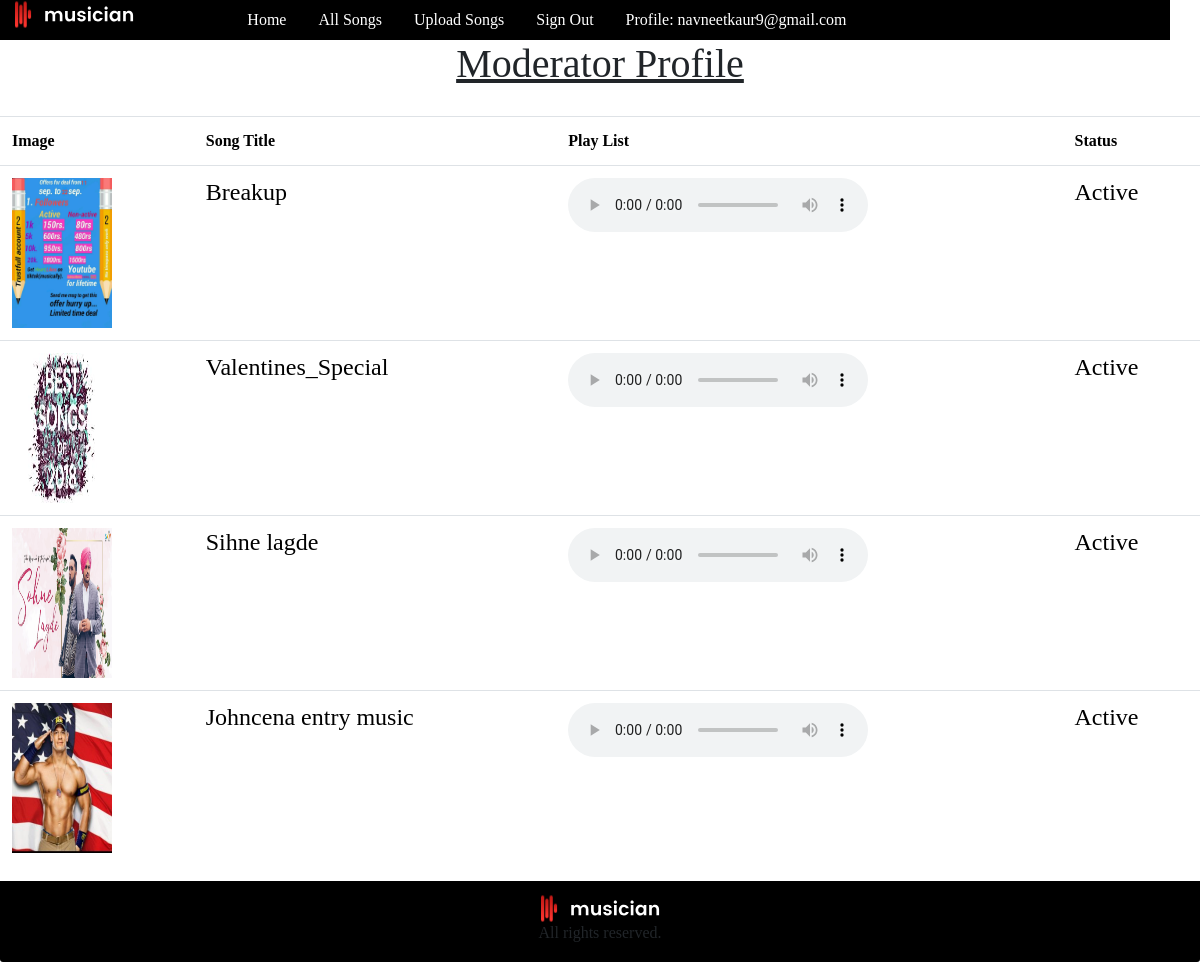
The app's page /music/moderator/display.php (signed in) with its own data.
### tables this page shows
CREATE TABLE `tbsongs` (
  `song_id` int(11) NOT NULL,
  `email` varchar(50) NOT NULL,
  `song_title` varchar(100) NOT NULL,
  `song_image` varchar(500) NOT NULL,
  `song` varchar(500) NOT NULL,
  `song_type` varchar(50) NOT NULL,
  `status` varchar(50) NOT NULL
);

### music/moderator/display.php (the view, shortened to what this page needs)
<!DOCTYPE html PUBLIC "-//W3C//DTD XHTML 1.0 Transitional//EN" "http://www.w3.org/TR/xhtml1/DTD/xhtml1-transitional.dtd">
<html xmlns="http://www.w3.org/1999/xhtml">
<head>
<link href="../css/bootstrap.min.css" rel="stylesheet" type="text/css" />
<link href="../css/bootstrap.css" rel="stylesheet" type="text/css" />
</head>
<body>
<div class="container-fluid">
<div class="row back">
<div class="col-lg-2 col-sm-2">
<img src="../image/logo.svg" /> <br />
</div>
<div class="col-lg-7 col-sm-7">
<nav class="nav nav-fill navbar-dark float-right">
  <a class="nav-link active" href="../index.php">Home</a>
  <a class="nav-link active" href="display.php">All Songs</a>
  <a class="nav-link active" href="songsupload.php">Upload Songs</a>
  <a class="nav-link" href="../logout.php">Sign Out</a>
  <a class="nav-link" href=''><?php session_start(); echo "Profile: ".$_SESSION['email'];?> </a>
</nav>
</div>
</div>
<div class="row clearfix">
<div class="col-12 clearfix">
<h1 class="text-center"><u> Moderator Profile</u></h1>
</div>
<?php
if(isset($_SESSION['email']))
{
$link = mysqli_connect("localhost", "root", "", "musicmania");
$sql ="select * from tbsongs";
	echo "<table class='table table-hover'>";
	echo "<th>Image</th><th>Song Title</th><th> Play List</th> <th>Status</t>";
if($result = mysqli_query($link,$sql))
{
while($row=mysqli_fetch_assoc($result))
{
	echo "<tr><td><img src='images/".$row['song_image']."' height='150' width='100' /></td>";
	echo "<td><h4> ".$row['song_title']. " </h4></td>";
	echo "<td><audio controls><source src='songs/".$row['song']."' type='audio/mpeg'>
</audio></td>";
	echo "<td><h4>".$row['status']."</h4></td>";
	echo "</tr>";
}
echo "</table>";
}
}
else {
	header('Location: ../signup.php');
}
?>
</div>
</div>
<div class="card-footer back">
<div class="row">
<div class="col-12">
<center>
<img src="../image/logo.svg" />
<h6>All rights reserved.</h6>
</center>
</div>
</div>
</div>
</body>
</html>

### music/moderator/display.php (style rules this page uses)
.back { width:100%; }
body { font-family:"Palatino Linotype", "Book Antiqua", Palatino, serif; }
.nav-link { color:#FFF; }
.table { color:black; }
.back { background-color:#000; }

### records on screen
tbsongs: song_image (picture), song_title "Breakup", status "Active"
tbsongs: song_image (picture), song_title "Valentines_Special", status "Active"
tbsongs: song_image (placeholder picture), song_title "Sihne lagde", status "Active"
tbsongs: song_image (picture), song_title "Johncena entry music", status "Active"

### other values on screen
$_SESSION['email'] "navneetkaur9@gmail.com"
